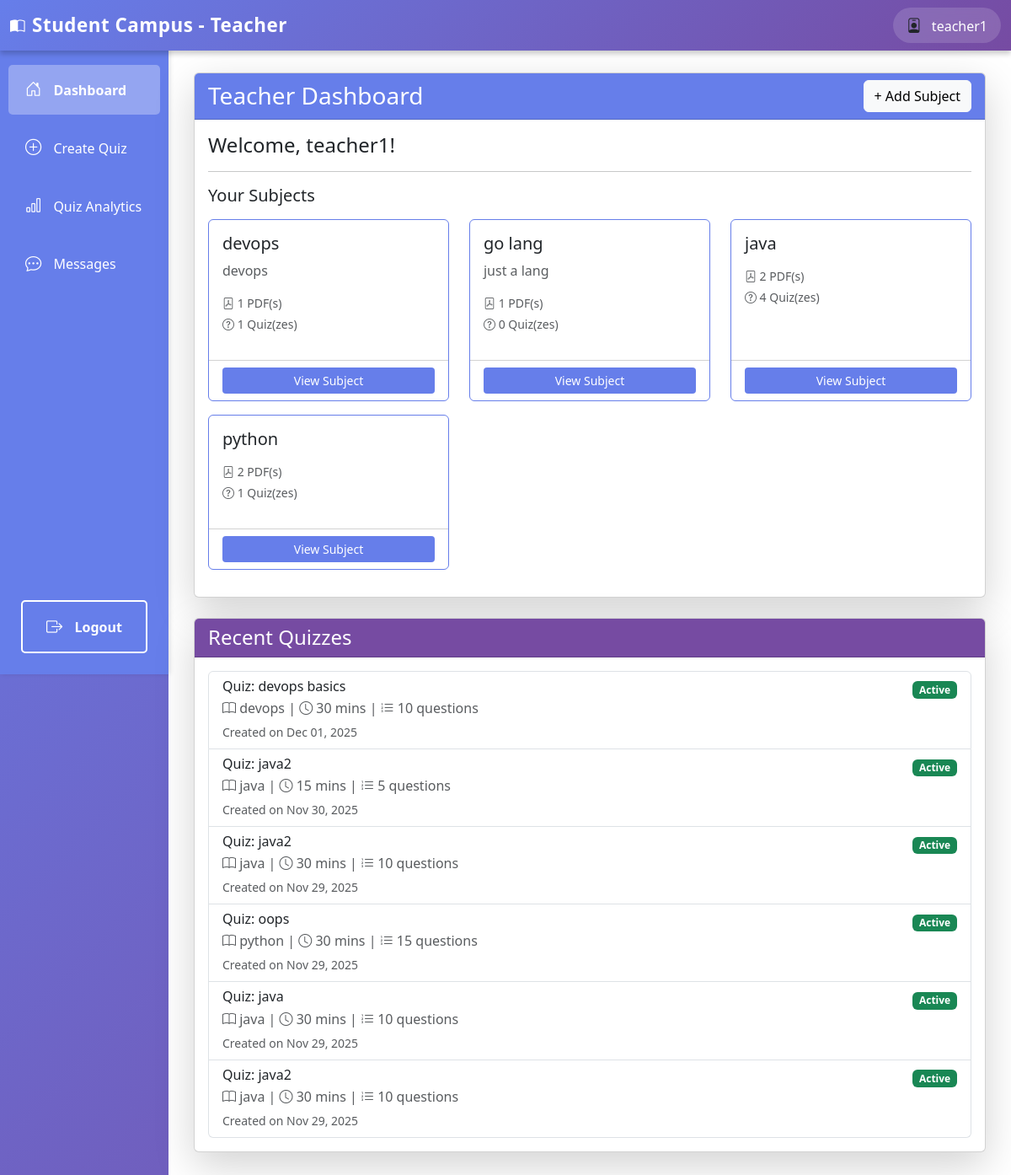
/teacher/dashboard/ (signed in), run on the app's committed database.
### authentication/models.py (models this page shows, shortened)
class User(AbstractUser):
    ROLE_CHOICES = (
        ('student', 'Student'),
        ('teacher', 'Teacher'),
    )
    role = models.CharField(max_length=10, choices=ROLE_CHOICES, default='student')
    def is_teacher(self):
        return self.role == 'teacher'

### teachers/models.py (models this page shows, shortened)
class Subject(models.Model):
    name = models.CharField(max_length=200)
    description = models.TextField(blank=True)
    teacher = models.ForeignKey(User, on_delete=models.CASCADE, related_name='subjects')
    created_at = models.DateTimeField(auto_now_add=True)
    class Meta:
        ordering = ['name']

class Quiz(models.Model):
    title = models.CharField(max_length=200)
    subject = models.ForeignKey(Subject, on_delete=models.CASCADE, related_name='quizzes')
    pdf_note = models.ForeignKey(PDFNote, on_delete=models.CASCADE, related_name='quizzes', null=True)
    description = models.TextField(blank=True)
    duration = models.IntegerField(help_text="Duration in minutes", default=30)
    num_questions = models.IntegerField(default=10)
    created_by = models.ForeignKey(User, on_delete=models.CASCADE, related_name='created_quizzes')
    created_at = models.DateTimeField(auto_now_add=True)
    deadline = models.DateTimeField(null=True, blank=True, help_text="Quiz deadline")
    is_active = models.BooleanField(default=True)
    class Meta:
        ordering = ['-created_at']
        verbose_name_plural = "Quizzes"

### teachers/views.py (the view)
# urls.py: path('dashboard/', views.teacher_dashboard, name='teacher_dashboard'),
@login_required
def teacher_dashboard(request):
    if not request.user.is_teacher():
        return HttpResponseForbidden("You don't have permission to access this page.")
    subjects = Subject.objects.filter(teacher=request.user)
    quizzes = Quiz.objects.filter(created_by=request.user).order_by('-created_at')[:10]
    return render(request, 'teachers/dashboard.html', {'subjects': subjects, 'quizzes': quizzes})

### templates/teachers/dashboard.html (shortened to what this page needs)
{% extends 'teachers/base_teacher.html' %}
{% block teacher_content %}
<div class="row">
    <div class="col-12">
        <div class="card shadow-lg mb-4">
            <div class="card-header d-flex justify-content-between align-items-center" style="background-color: #667eea; color: white;">
                <h3 class="mb-0">Teacher Dashboard</h3>
                <a href="{% url 'create_subject' %}" class="btn btn-light">+ Add Subject</a>
            </div>
            <div class="card-body">
                <h4>Welcome, {{ user.username }}!</h4>
                <hr>
                <h5>Your Subjects</h5>
                {% if subjects %}
                    <div class="row mt-3">
                        {% for subject in subjects %}
                            <div class="col-md-4 mb-3">
                                <div class="card h-100" style="border-color: #667eea;">
                                    <div class="card-body">
                                        <h5 class="card-title">{{ subject.name }}</h5>
                                        <p class="card-text text-muted">{{ subject.description|truncatewords:15 }}</p>
                                        <p class="text-muted small mb-1">
                                            <i class="bi bi-file-pdf"></i> {{ subject.notes.count }} PDF(s)
                                        </p>
                                        <p class="text-muted small">
                                            <i class="bi bi-question-circle"></i> {{ subject.quizzes.count }} Quiz(zes)
                                        </p>
                                    </div>
                                    <div class="card-footer bg-transparent">
                                        <a href="{% url 'teacher_subject_detail' subject.id %}" class="btn btn-sm w-100" style="background-color: #667eea; color: white;">View Subject</a>
                                    </div>
                                </div>
                            </div>
                        {% endfor %}
                    </div>
                {% else %}
                    <div class="alert alert-info">
                        No subjects created yet. Click "Create Subject" to add your first subject.
                    </div>
                {% endif %}
            </div>
        </div>
    </div>
    <div class="col-12">
        <div class="card shadow-lg">
            <div class="card-header" style="background-color: #764ba2; color: white;">
                <h4 class="mb-0">Recent Quizzes</h4>
            </div>
            <div class="card-body">
                {% if quizzes %}
                    <div class="list-group">
                        {% for quiz in quizzes %}
                            <div class="list-group-item">
                                <div class="d-flex justify-content-between align-items-start">
                                    <div>
                                        <h6 class="mb-1">{{ quiz.title }}</h6>
                                        <p class="mb-1 text-muted">
                                            <i class="bi bi-book"></i> {{ quiz.subject.name }} |
                                            <i class="bi bi-clock"></i> {{ quiz.duration }} mins |
                                            <i class="bi bi-list-ol"></i> {{ quiz.questions.count }} questions
                                        </p>
                                        <small class="text-muted">Created on {{ quiz.created_at|date:"M d, Y" }}</small>
                                    </div>
                                    <div>
                                        {% if quiz.is_active %}
                                            <span class="badge bg-success">Active</span>
                                        {% else %}
                                            <span class="badge bg-secondary">Inactive</span>
                                        {% endif %}
                                    </div>
                                </div>
                            </div>
                        {% endfor %}
                    </div>
                {% else %}
                    <div class="alert alert-info">
                        No quizzes created yet. Click "Create Quiz" in the sidebar to add your first quiz.
                    </div>
                {% endif %}
            </div>
        </div>
    </div>
</div>
{% endblock %}

### templates/teachers/base_teacher.html (shortened to what this page needs)
<!DOCTYPE html>
<html lang="en">
<head>
    <link href="https://cdn.jsdelivr.net/npm/bootstrap@5.3.0/dist/css/bootstrap.min.css" rel="stylesheet">
    <link href="https://cdn.jsdelivr.net/npm/bootstrap-icons@1.10.0/font/bootstrap-icons.css" rel="stylesheet">
</head>
<body>
    <nav class="navbar navbar-expand-lg navbar-light bg-light">
        <div class="container-fluid">
            <a class="navbar-brand fw-bold" href="{% url 'teacher_dashboard' %}">
                <i class="bi bi-book-half me-2"></i>Student Campus - Teacher
            </a>
            <div class="ms-auto d-flex align-items-center gap-3">
                <div class="user-info">
                    <i class="bi bi-person-badge me-2"></i>
                    <span>{{ user.username }}</span>
                </div>
            </div>
        </div>
    </nav>
    <div class="container-fluid">
        <div class="row">
            <div class="col-md-2 p-0">
                <div class="sidebar">
                    <nav class="nav flex-column">
                        <a class="nav-link {% if request.resolver_match.url_name == 'teacher_dashboard' %}active{% endif %}" href="{% url 'teacher_dashboard' %}">
                            <i class="bi bi-house-door"></i> Dashboard
                        </a>
                        <a class="nav-link {% if request.resolver_match.url_name == 'create_quiz' or request.resolver_match.url_name == 'generate_quiz' %}active{% endif %}" href="{% url 'create_quiz' %}">
                            <i class="bi bi-plus-circle"></i> Create Quiz
                        </a>
                        <a class="nav-link {% if request.resolver_match.url_name == 'quiz_analytics' %}active{% endif %}" href="{% url 'quiz_analytics' %}">
                            <i class="bi bi-bar-chart"></i> Quiz Analytics
                        </a>
                        <a class="nav-link {% if request.resolver_match.url_name == 'teacher_chat' or request.resolver_match.url_name == 'teacher_chat_with' %}active{% endif %}" href="{% url 'teacher_chat' %}">
                            <i class="bi bi-chat-dots"></i> Messages
                        </a>
                        <a class="nav-link logout-btn" href="{% url 'logout' %}">
                            <i class="bi bi-box-arrow-right"></i> Logout
                        </a>
                    </nav>
                </div>
            </div>
            <div class="col-md-10 p-0">
                <div class="main-content">
                    {% block teacher_content %}
                    {% endblock %}
                </div>
            </div>
        </div>
    </div>
</body>
</html>

### templates/teachers/base_teacher.html (style rules this page uses)
body { background: linear-gradient(135deg, #667eea 0%, #764ba2 100%); min-height: 100vh; padding-top: 56px; }
.navbar { position: fixed; top: 0; left: 0; right: 0; z-index: 1000; background: linear-gradient(135deg, #667eea 0%, #764ba2 100%) !important; box-shadow: 0 4px 6px rgba(0,0,0,0.2); border: none; }
.navbar-brand { color: white !important; font-weight: 700; font-size: 1.4rem; letter-spacing: 0.5px; }
.navbar span { color: white; font-weight: 500; }
.user-info { background: rgba(255, 255, 255, 0.15); padding: 8px 16px; border-radius: 25px; backdrop-filter: blur(10px); }
.navbar .bi { font-size: 1.1rem; }
.sidebar { height: calc(100vh - 56px); background-color: #667eea; box-shadow: 2px 0 5px rgba(0,0,0,0.1); position: sticky; top: 56px; display: flex; flex-direction: column; }
.sidebar .nav { display: flex; flex-direction: column; flex: 1; padding-top: 1rem; }
.sidebar .nav-link { color: #fff; padding: 15px 20px; border-radius: 5px; margin: 5px 10px; transition: all 0.3s; }
.sidebar .nav-link.active { background-color: rgba(255,255,255,0.3); font-weight: bold; }
.sidebar .nav-link i { margin-right: 10px; font-size: 1.2rem; }
.logout-btn { position: absolute; bottom: 20px; left: 15px; right: 15px; background-color: transparent; color: white; border: 2px solid white; font-weight: 600; transition: all 0.3s; text-align: center; padding: 10px; border-radius: 5px; text-decoration: none; display: block; }
.main-content { background-color: #fff; min-height: 100vh; padding: 30px; }

### data on the page
User: username "teacher1"
Subject: name "devops", description "devops", notes.count "1", quizzes.count "1"
Subject: name "go lang", description "just a lang", notes.count "1", quizzes.count "0"
Subject: name "java", notes.count "2", quizzes.count "4"
Subject: name "python", notes.count "2", quizzes.count "1"
Quiz: title "Quiz: devops basics", subject.name "devops", duration "30", questions.count "10", created_at "Dec 01, 2025", is_active "Active"
Quiz: title "Quiz: java2", subject.name "java", duration "15", questions.count "5", created_at "Nov 30, 2025", is_active "Active"
Quiz: title "Quiz: java2", subject.name "java", duration "30", questions.count "10", created_at "Nov 29, 2025", is_active "Active"
Quiz: title "Quiz: oops", subject.name "python", duration "30", questions.count "15", created_at "Nov 29, 2025", is_active "Active"
Quiz: title "Quiz: java", subject.name "java", duration "30", questions.count "10", created_at "Nov 29, 2025", is_active "Active"
Quiz: title "Quiz: java2", subject.name "java", duration "30", questions.count "10", created_at "Nov 29, 2025", is_active "Active"
